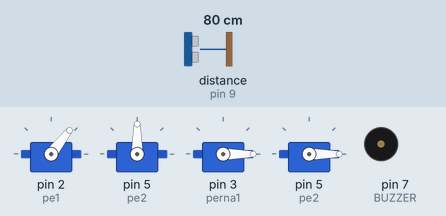
Recording of a sketch running on a simulated Arduino Uno, built with avr-gcc and run on an emulated ATmega328P. On the bench: 4 × servo, buzzer (waves = sounding). Wiring (inferred from the names in the program): ultrasonic range finder: trigger pin 8; echo pin 9. The inputs (shaded band) are chosen by the test bench; at power-on: distance to the obstacle (sensor on pin 9) 80 cm. The echo pulse lasts 58.3 µs per cm.

Above: at 9.0 s.
9.1 s: distance to the obstacle (sensor on pin 9) set to 8 cm
17.6 s: distance to the obstacle (sensor on pin 9) set to 5 cm
At 26.0 s:
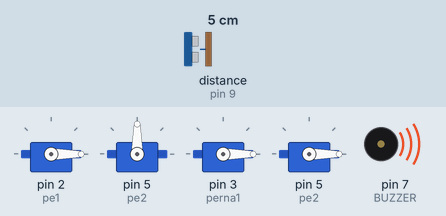
29.7 s: distance to the obstacle (sensor on pin 9) set to 9 cm
At 33.66 s:
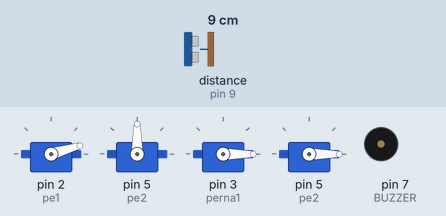
37.9 s: distance to the obstacle (sensor on pin 9) set to 2 cm
At 46.8 s:
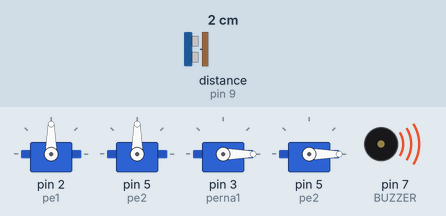
Timing chart, 0 to 47.1 s (numbered marks = the images above; inputs shaded):
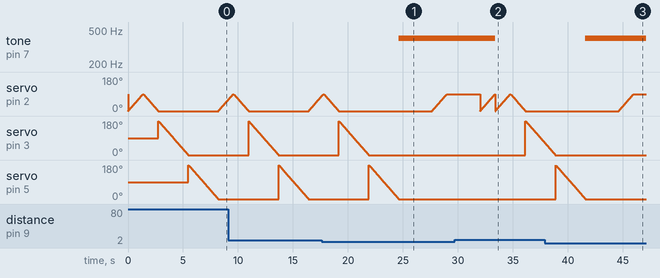

Measured:
- the behaviour switches between 7 and 6 cm on distance to the obstacle (sensor on pin 9) (found by bisection; images 0 and 1)
- after the input at 17.6 s, tone on pin 7 (BUZZER): silent → 400 Hz after 7.0 s; servo on pin 3 (perna1): goes on until 21.9 s, then stays 0°
- after the input at 29.7 s, tone on pin 7 (BUZZER): 400 Hz → silent after 3.7 s
- after the input at 37.9 s, tone on pin 7 (BUZZER): silent → 400 Hz after 3.7 s; servo on pin 3 (perna1): goes on until 38.9 s, then stays 0°

The sketch:

RoboOtto.ino
```cpp
#include <Servo.h>

Servo pe1;
Servo pe2;
Servo perna1;
Servo perna2;

#define TRIG 8
#define ECHO 9
#define BUZZER 7

int pos = 0;

void setup() {
 pe1.attach(2);
 pe2.attach(5);
 perna1.attach(3);
 perna2.attach(5);
 pinMode(TRIG, OUTPUT);
  pinMode(ECHO, INPUT);
  pinMode(BUZZER, OUTPUT);

}

void loop() {
  long duracao, distancia;

  digitalWrite(TRIG, LOW);
  delayMicroseconds(2);
  digitalWrite(TRIG, HIGH);
  delayMicroseconds(10);
  digitalWrite(TRIG, LOW);
  duracao = pulseIn(ECHO, HIGH, 25000UL);
  if (duracao == 0) {
    distancia = -1;
  } else {
    distancia = duracao * 0.0343 / 2;
  }

  Serial.print("Distancia: ");
  Serial.print(distancia);
  Serial.println(" cm");
   if (distancia > 0 && distancia <= 5) {
    tone(BUZZER, 400);
    delay(3000);
    for (pos = 0; pos <= 90; pos += 1) {
    pe1.write(pos);
    delay(15);

   for (pos = 0; pos <= 90; pos += 1) {
    pe1.write(pos);
    delay(15);
    }
   }
  }
  else {
    noTone(BUZZER);
  for (pos = 0; pos <= 90; pos += 1) {
    pe1.write(pos);
    delay(15);
  }
  for (pos = 90; pos >= 0; pos -= 1) {
    pe1.write(pos);
    delay(15);
  }
 for (pos = 180; pos >= 0; pos -= 1) {
    perna1.write(pos);
    delay(15);
  }
   for (pos = 180; pos >= 0; pos -= 1) {
    perna2.write(pos);
    delay(15);
  }

  }
}
```
